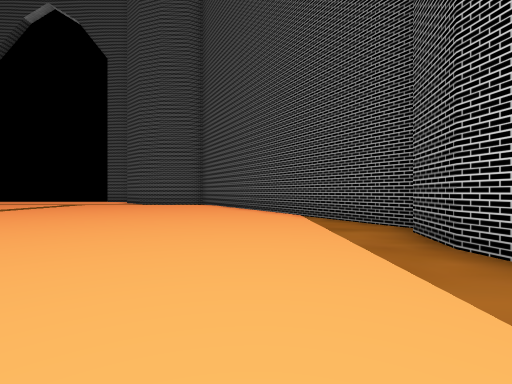
View 1 (above)

17 first-person views from a walk through a 3-D level made in the Unity game engine. The camera is 1.3 m above the floor, looks level and sees 85° across. The floor is counted in squares, 2 m on a side. Each view is taken from the middle of a square. On the plan, view 1 faces up. The plan holds only what a view shows up to about 9 squares ahead; the rest is blank. The place goes on beyond the plan. The player character is not drawn. Some animated figures are not drawn. Some surface patterns are stand-ins.

View 2
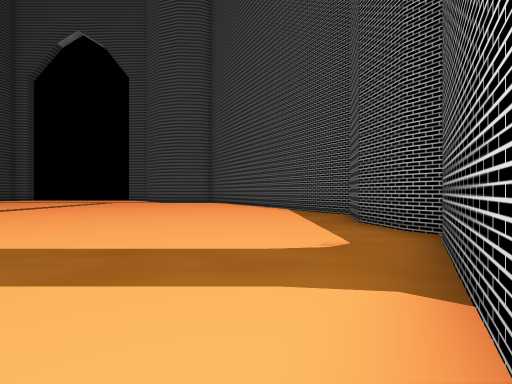

View 3
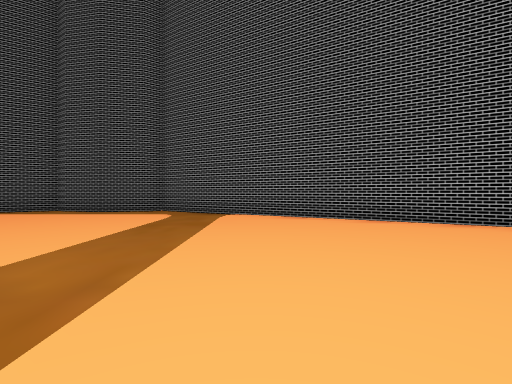

View 4
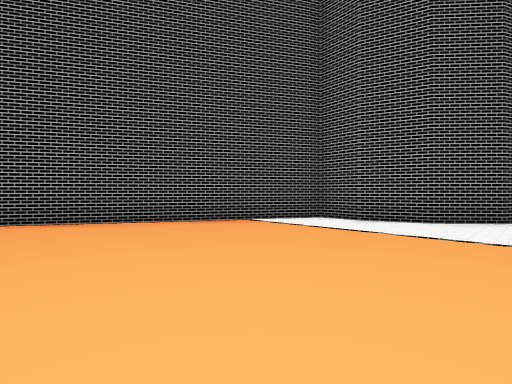

View 5
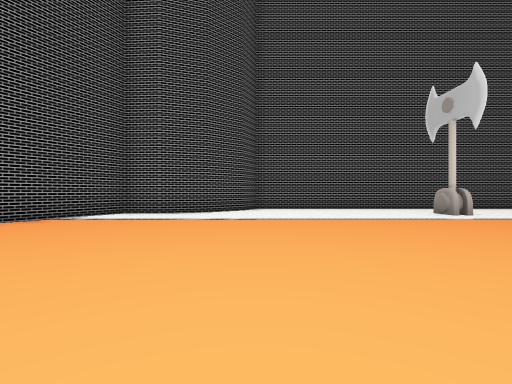

View 6
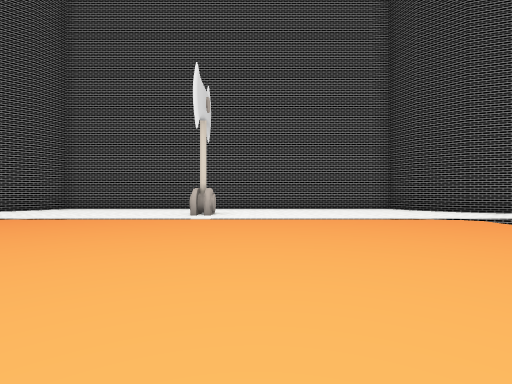

View 7
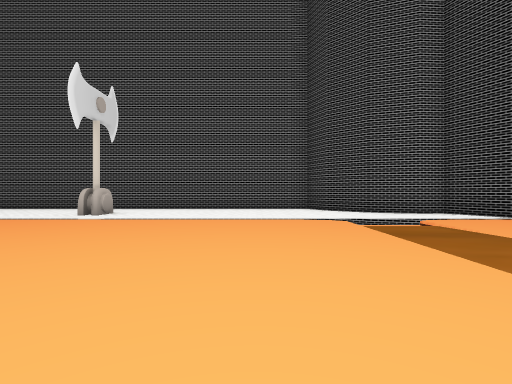

View 8
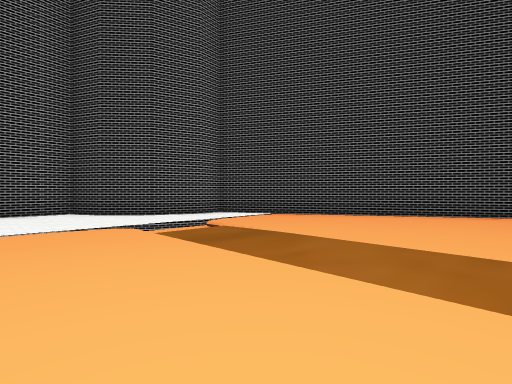

View 9
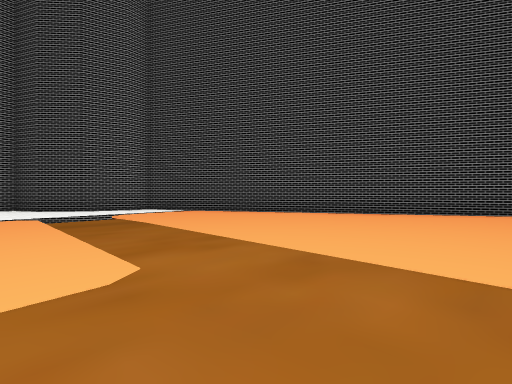

View 10
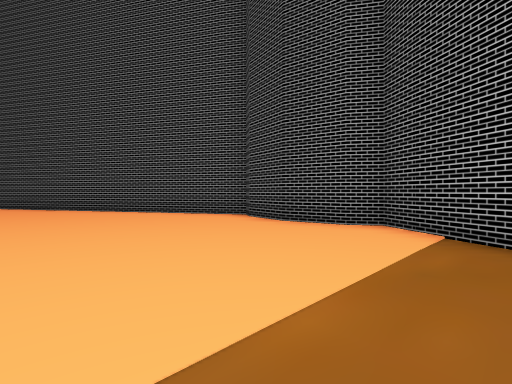

View 11
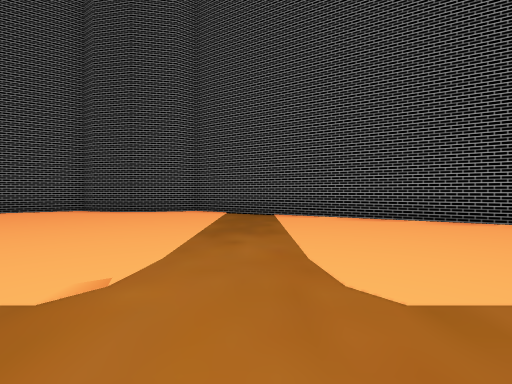

View 12
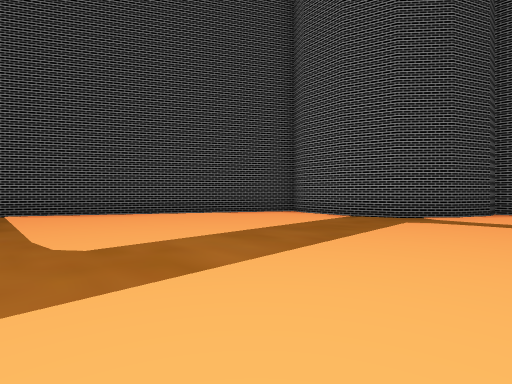

View 13
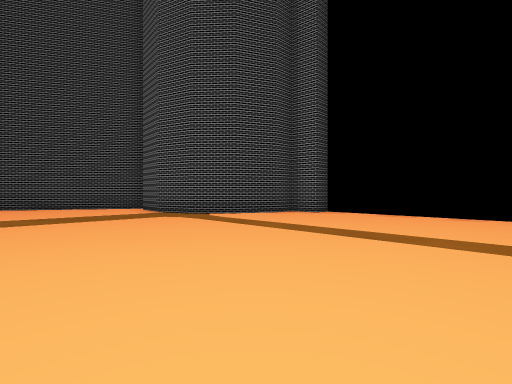

View 14
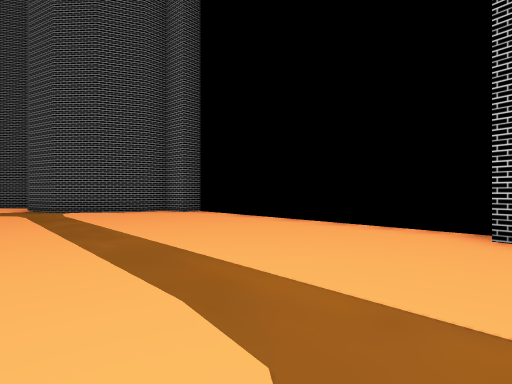

View 15
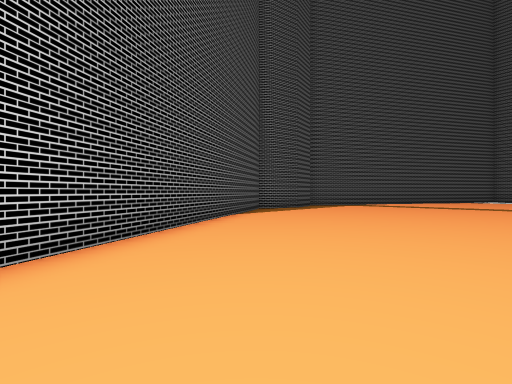

View 16
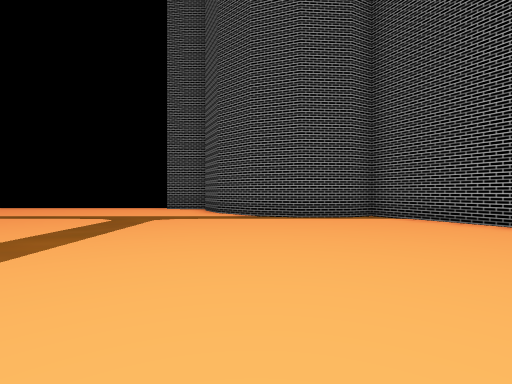

View 17
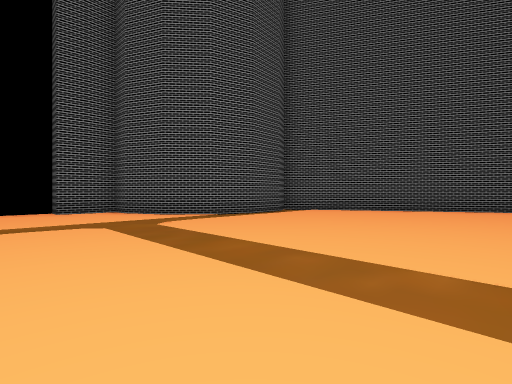

### Floor plan
Points are (right, up) in squares from view 1. A wall is a line through its corners. A room is listed if a view was taken in it or the views show most of it. See-through windows are left out.
Room 1 (views 1, 2, 3, 4, 5, 6, 7, 8, 9, 10, 11, 12, 13, 14, 15, 16, 17)
walls: (-12.6, -8.4) (-12.6, -8.9); (-12.8, -8.5) (-12.2, -8.5); (-12.4, -8.9) (-12.4, -8.4); (-12.8, -9.3) (-12.8, -8.5) (-12.2, -8.4) (-12.2, -9.3); (-23.7, 13) (-28.4, 4.9) (-28, 4.4) (-27.8, 3.1) (-28, 1.7) (-28.4, 1.3) (-22.4, -9.1) (-21.7, -9) (-20.4, -9.5) (-19.3, -10.4); (-8.7, 17.5) (-9.4, 17.6) (-9.4, 18.3); (-16.8, 17.7) (-17.8, 17.5) (-17.9, 16.8) (-18.5, 15.6) (-19.5, 14.7) (-20.8, 14.2) (-22.2, 14.3); (-6.6, -10.4) (-5.5, -9.5) (-4.2, -9.1) (-3.2, -9.1) (2.4, 0.6); (2.8, 5) (-2.8, 14.7) (-3.5, 14.4) (-4.8, 14.3) (-6.1, 14.7) (-7.2, 15.6) (-7.8, 16.9) (-7.8, 17.5) (-8.8, 17.5); (2.9, 1.3) (2.6, 1.8) (2.3, 3.2) (2.6, 4.6)

Positions as (right, up) in squares from view 1, and headings:
1: (0, 0), facing up
2: (0, -3), facing up
3: (-7, -2), facing right
4: (-7, -3), facing down-right
5: (-7, -1), facing down
6: (-14, -1), facing down
7: (-17, -1), facing down
8: (-17, -2), facing down-left
9: (-18, 1), facing down-left
10: (-23, 7), facing down-left
11: (-19, 7), facing left
12: (-17, 7), facing up-left
13: (-12, 10), facing up-left
14: (-9, 13), facing up-left
15: (-5, 13), facing down-right
16: (-6, 7), facing up
17: (-11, 8), facing up-right
